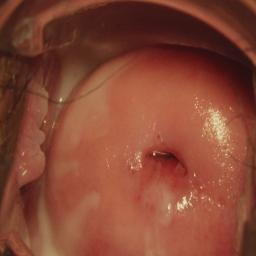
#> input picture 开发板/test_up2/2_19.jpg, 256 x 256 px
$ python -i preprocess.py   (imports and definitions only)   (older library calls are emulated)
#> lines starting #> are read from the running program, lines starting #| are printed output that depends on the picture; after the words box and inside, x2 and y2 are one past the last pixel; in counts of white or black regions, pixels touching at a corner belong together
#> further down, picture is the input picture: shape (256, 256, 3); mean B, G, R 51.9, 70.5, 134
# -*- coding: utf-8 -*-
"""
Created on Mon Jan 13 10:09:51 2020

@author: Dell
"""

import cv2
import matplotlib.pyplot as plt
import numpy as np
import os
import json

## score under 150 is blur
## 模糊检测（根据拉普拉斯变换后高低频分量）
# [31 lines left out: functions blur_detect, reflect, not called in this run]

def binary_threshold(image):
    _, r_th2 = cv2.threshold(image, 0, 255, cv2.THRESH_BINARY + cv2.THRESH_OTSU)
    return r_th2

# [63 lines left out: functions closed_opening_operation, find_biggest_contour, edge, clip, not called in this run]

def closed_opening_operation_detect(image): #腐蚀与膨胀（作为寻找轮廓前的步骤）
    kernel = cv2.getStructuringElement(cv2.MORPH_RECT,(5, 5))
    closed = cv2.morphologyEx(image, cv2.MORPH_CLOSE, kernel)
    kernel = cv2.getStructuringElement(cv2.MORPH_RECT,(5, 5))
    opening = cv2.morphologyEx(closed, cv2.MORPH_OPEN, kernel)

    return opening

def detect(image): #cv2
    gray=cv2.cvtColor(image, cv2.COLOR_BGR2GRAY)
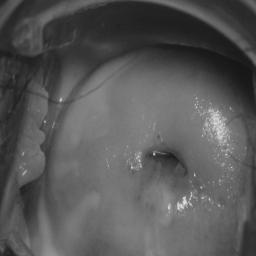
#> gray: shape (256, 256); min 20, max 230, mean 87.4

    _,ret=cv2.threshold(gray, 90, 255, cv2.THRESH_BINARY) #阈值还可以再改
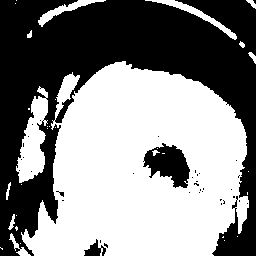
#> ret: shape (256, 256); 53% white; 38 black regions (34 under 20 px), largest, box (x1, y1, x2, y2) and area: (0, 0, 256, 256) 29242, (143, 143, 190, 188) 1239, (84, 239, 106, 256) 187, (56, 191, 64, 197) 20
    closed_opening_image = closed_opening_operation_detect(ret) #效果：把非联通的断开，联通的合并
#> in closed_opening_operation_detect, `closed = cv2.morphologyEx(image, cv2.MORPH_CLOSE, kernel)`: closed: shape (256, 256); 54.4% white; 4 black regions, box (x1, y1, x2, y2) and area: (0, 0, 256, 256) 28523, (145, 146, 189, 187) 1130, (85, 244, 101, 256) 146, (56, 110, 65, 123) 80
#> in closed_opening_operation_detect, `opening = cv2.morphologyEx(closed, cv2.MORPH_OPEN, kernel)`: opening: shape (256, 256); 53.5% white; 3 black regions, box (x1, y1, x2, y2) and area: (0, 0, 256, 256) 29151, (145, 146, 189, 187) 1148, (85, 244, 101, 256) 146
    edge=cv2.Canny(closed_opening_image,0,255)
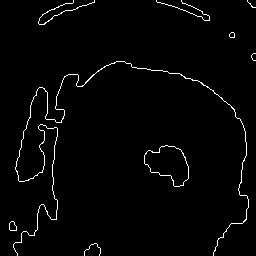
#> edge: shape (256, 256); 2% white in thin lines or dots
    COLORS=[60,122,50]
    edge_m=np.zeros_like(image) #3通道
    cord=np.where(edge==255)
#> cord = 1325 positions, rows 0 to 255, columns 9 to 255
    edge_m[cord]=COLORS
    new=edge_m+image
    print('new',new)
#> (printed output is left out)
    image = np.float32(image) / 255.0
    gx = cv2.Sobel(image,cv2.CV_32F,1,0,3)
    gy = cv2.Sobel(image,cv2.CV_32F,0,1,3)
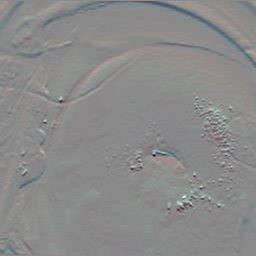
#> gy: shape (256, 256, 3) float32; mean B, G, R 0.00216, 0.00274, 0.00405; drawn with min black and max white
    mag, angle = cv2.cartToPolar(gx, gy)
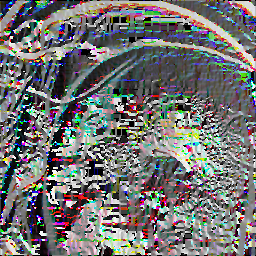
#> angle: shape (256, 256, 3) float32; mean B, G, R 2.82, 2.84, 2.83; drawn with min black and max white


    mag[:,:,0]=np.where(mag[:,:,0]>0.15,1.0,0)

    closed_opening_image = np.float32(closed_opening_image) / 255.0
    newdot=cv2.bitwise_and(mag[:,:,0],closed_opening_image)
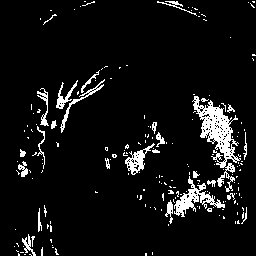
#> newdot: shape (256, 256) float32; values 0 (black) and 1 (white), 7% white; 188 white regions (162 under 20 px), largest, box (x1, y1, x2, y2) and area: (192, 96, 241, 192) 1477, (174, 176, 225, 217) 625, (125, 143, 155, 175) 314

    COLORS=[0,0.7,0]
    dot=np.zeros_like(image) #3通道
    cord=np.where(newdot==1.0)
#> cord = 4610 positions, rows 1 to 255, columns 14 to 255
    dot[cord]=COLORS

    dot=np.uint8(dot*255)
    d=str(dot.tolist())
    with open('2.txt','w') as f:
        f.write(d)

    #new=np.float32(new) / 255.0
    new2=dot+new
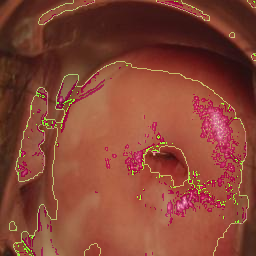
#> new2: shape (256, 256, 3); mean B, G, R 53.1, 69.2, 135.1
    new2=np.uint8(new2)

    return new2


>>> import cv2
>>> picture = cv2.imread('test_up2/2_19.jpg')
>>> result = detect(picture)

$ run again, on 开发板/test_up2/2_38.jpg
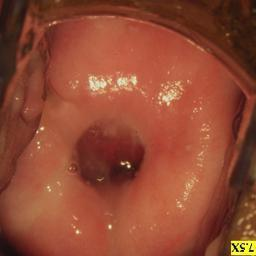
#> input picture 开发板/test_up2/2_38.jpg, 256 x 256 px
#> picture is the input picture: shape (256, 256, 3); mean B, G, R 50.9, 72.8, 144.4
#> in detect, `_,ret=cv2.threshold(gray, 90, 255, cv2.THRESH_BINARY)`:
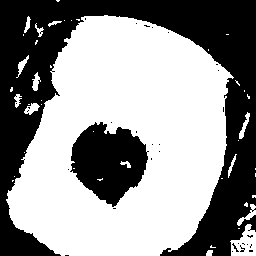
#> ret: shape (256, 256); 57.7% white; 31 black regions (29 under 20 px), largest, box (x1, y1, x2, y2) and area: (0, 0, 256, 256) 23316, (70, 122, 149, 207) 4316
#> closed: shape (256, 256); 58.5% white; 3 black regions, box (x1, y1, x2, y2) and area: (0, 0, 256, 256) 22917, (71, 125, 147, 205) 4243, (250, 216, 256, 230) 68
#> opening: shape (256, 256); 57.5% white; 2 black regions, box (x1, y1, x2, y2) and area: (0, 0, 256, 256) 23552, (71, 125, 147, 205) 4310
#> edge: shape (256, 256); 1.8% white in thin lines or dots
#> in detect, `cord=np.where(edge==255)`: cord = 1197 positions, rows 15 to 255, columns 6 to 255
#> (printed output is left out)
#> newdot: shape (256, 256) float32; values 0 (black) and 1 (white), 7.4% white; 133 white regions (99 under 20 px), largest, box (x1, y1, x2, y2) and area: (84, 70, 150, 103) 1061, (151, 79, 186, 110) 624, (231, 222, 256, 256) 554
#> in detect, `cord=np.where(newdot==1.0)`: cord = 4864 positions, rows 16 to 255, columns 15 to 255
#> in detect, `new2=dot+new`:
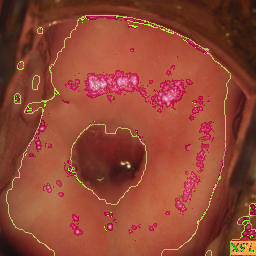
#> new2: shape (256, 256, 3); mean B, G, R 52, 70.5, 145.3

$ run again, on 开发板/test_up2/3_410.jpg
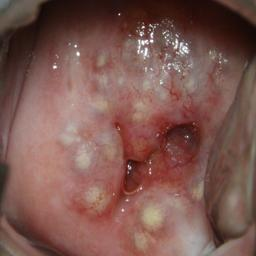
#> input picture 开发板/test_up2/3_410.jpg, 256 x 256 px
#> picture is the input picture: shape (256, 256, 3); mean B, G, R 80.3, 87.6, 124.4
#> in detect, `_,ret=cv2.threshold(gray, 90, 255, cv2.THRESH_BINARY)`:
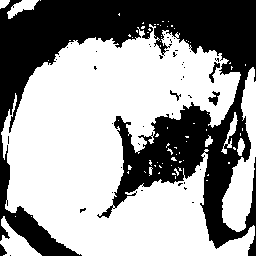
#> ret: shape (256, 256); 60.8% white; 43 black regions (38 under 20 px), largest, box (x1, y1, x2, y2) and area: (0, 0, 256, 256) 25316, (208, 91, 220, 106) 80, (209, 62, 220, 83) 76, (0, 244, 7, 256) 52, (170, 90, 181, 101) 34
#> closed: shape (256, 256); 63.6% white; 10 black regions, largest, box (x1, y1, x2, y2) and area: (0, 0, 256, 247) 21064, (0, 143, 77, 256) 1894, (232, 121, 251, 159) 375
#> opening: shape (256, 256); 62.6% white; 8 black regions, largest, box (x1, y1, x2, y2) and area: (0, 0, 256, 247) 22104, (0, 143, 77, 256) 1906, (246, 178, 256, 227) 268
#> edge: shape (256, 256); 2.7% white in thin lines or dots
#> in detect, `cord=np.where(edge==255)`: cord = 1740 positions, rows 0 to 255, columns 0 to 255
#> (printed output is left out)
#> newdot: shape (256, 256) float32; values 0 (black) and 1 (white), 18.3% white; 340 white regions (296 under 20 px), largest, box (x1, y1, x2, y2) and area: (114, 24, 202, 130) 3659, (55, 113, 123, 219) 1560, (111, 162, 208, 227) 1014
#> in detect, `cord=np.where(newdot==1.0)`: cord = 11999 positions, rows 0 to 255, columns 0 to 254
#> in detect, `new2=dot+new`:
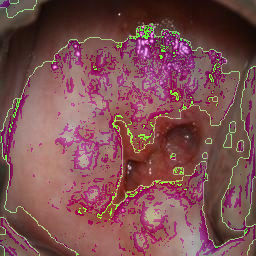
#> new2: shape (256, 256, 3); mean B, G, R 81.9, 79.5, 125.7

$ run again, on 开发板/test_up2/4-57.jpg
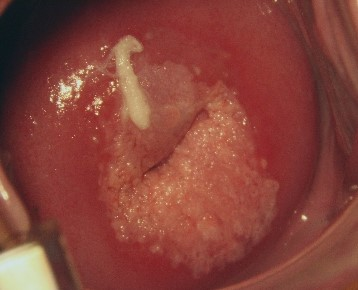
#> input picture 开发板/test_up2/4-57.jpg, 358 x 290 px
#> picture is the input picture: shape (290, 358, 3); mean B, G, R 57.5, 66.4, 133.7
#> ret: shape (290, 358); 32.6% white; 257 white regions (240 under 20 px), largest, box (x1, y1, x2, y2) and area: (49, 35, 279, 264) 25564, (0, 241, 59, 290) 2342, (220, 197, 358, 290) 1729
#> closed: shape (290, 358); 36.7% white; 61 white regions (51 under 20 px), largest, box (x1, y1, x2, y2) and area: (42, 35, 279, 266) 29032, (220, 196, 358, 290) 3785, (0, 168, 59, 290) 3225
#> opening: shape (290, 358); 35.7% white; 12 white regions, largest, box (x1, y1, x2, y2) and area: (49, 35, 278, 264) 28517, (227, 197, 358, 290) 3317, (0, 242, 59, 290) 2341
#> edge: shape (290, 358); 2.2% white in thin lines or dots
#> in detect, `cord=np.where(edge==255)`: cord = 2272 positions, rows 0 to 289, columns 0 to 357
#> (printed output is left out)
#> newdot: shape (290, 358) float32; values 0 (black) and 1 (white), 11.9% white; 511 white regions (463 under 20 px), largest, box (x1, y1, x2, y2) and area: (49, 35, 153, 138) 3548, (105, 152, 190, 237) 1937, (161, 89, 249, 171) 1639
#> in detect, `cord=np.where(newdot==1.0)`: cord = 12327 positions, rows 0 to 289, columns 0 to 357
#> in detect, `new2=dot+new`:
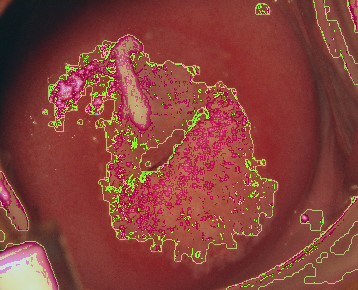
#> new2: shape (290, 358, 3); mean B, G, R 58.8, 65.8, 134.8
